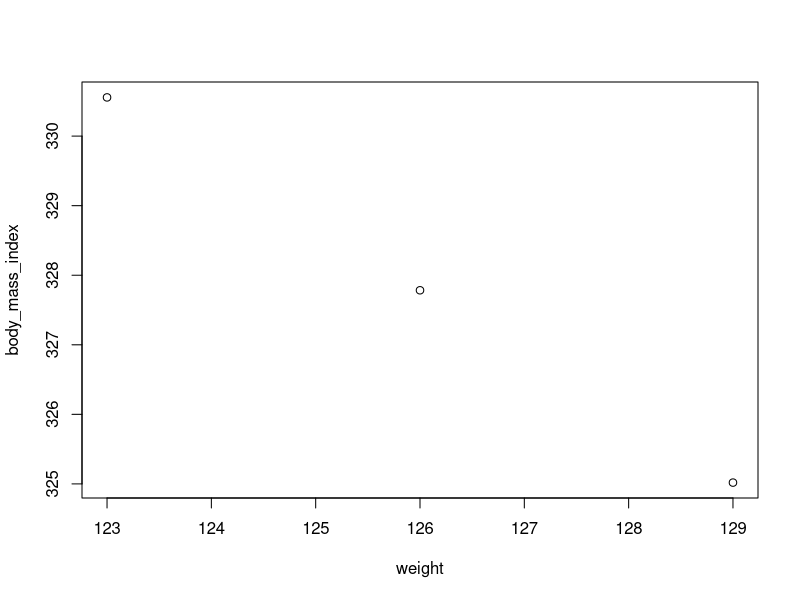

R code for this plot:
ages <- c(5, 6)
ages


names <- c("izu", "chi")

myname <- data.frame (names, ages)
myname

View(myname)
str(myname)

myname$names
myname$ages

myname[1,1]
myname[1,2]
myname[1, ]

data()
View(women)

library(tidyverse)

women %>%
  filter(height > 60 & weight < 130) %>% 
  mutate(body_mass_index = weight/((height/100)^2)) %>% 
  select(weight, body_mass_index) %>% 
  arrange(body_mass_index) %>% 
  #View()
  plot()

glimpse(women)

head(starwars)
class(starwars$skin_color)
length(starwars)
names(starwars)
unique(starwars$eye_color)

na_rows <- rowSums(is.na(starwars)) > 0
rows_with_na <- starwars[na_rows, ]
rows_with_na
print(rows_with_na, n = 58)

starwars %>% 
  select (name, skin_color, eye_color)

starwars %>% 
  select (name, skin_color, eye_color) %>% 
  print(n=20)

starwars %>% 
  select (2:3)

starwars %>% 
  select (ends_with("color"))

starwars %>% 
  filter(startsWith(sex, "m"))

starwars %>% 
  select(name, sex) %>% 
  filter(startsWith(sex, "m"))

